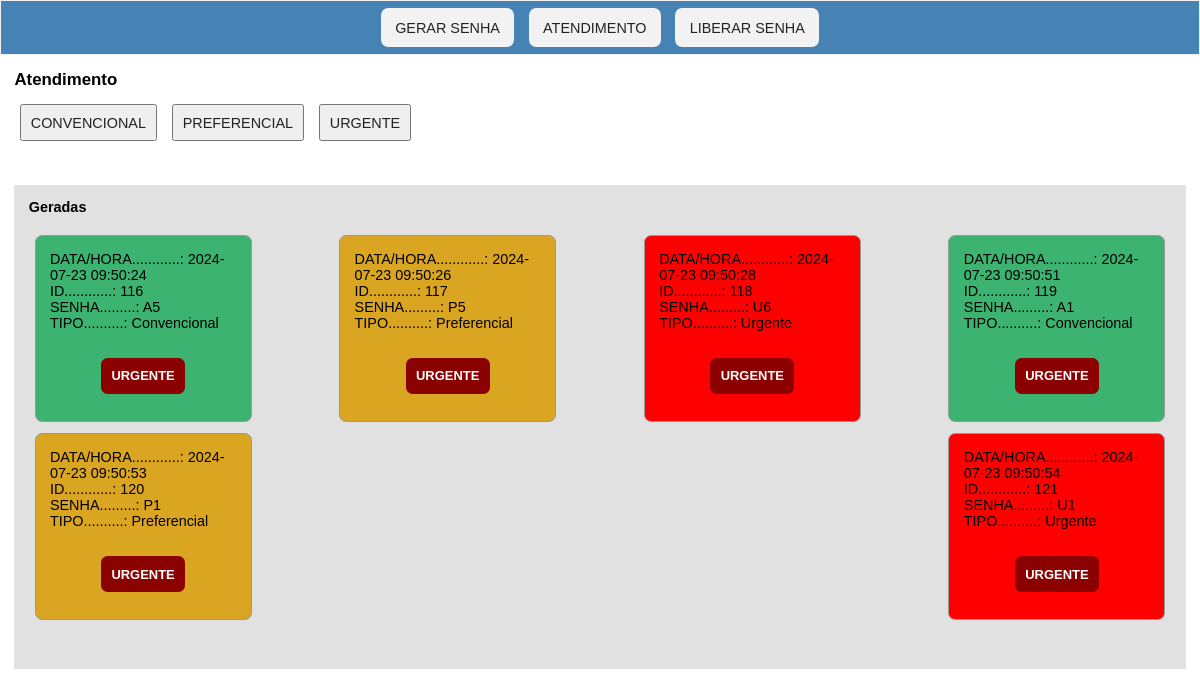
The page /atendimento.php on the database its author committed.
### tables this page shows
CREATE TABLE `senha_gerada` (
  `id` int NOT NULL,
  `senha_id` int NOT NULL,
  `estado_senha_id` int NOT NULL,
  `data_hora` datetime NOT NULL,
  `modificado` datetime DEFAULT NULL
);

CREATE TABLE `senha` (
  `id` int NOT NULL,
  `nome` varchar(20) NOT NULL,
  `estado_senha_id` int NOT NULL,
  `tipo_senha_id` int NOT NULL
);

CREATE TABLE `tipo_senha` (
  `id` int NOT NULL,
  `tipo` varchar(20) NOT NULL
);

### atendimento.php (the view, shortened to what this page needs)
<?php
    require_once('./conexao.php');
?>
<!DOCTYPE html>
<html lang="en">
<head>
    <link rel="stylesheet" href="css/styles.css">
</head>
<body>
    <?php
        include('menu.php');
    ?>
    <div class="container">
        <h3>Atendimento</h3>
        <?php
            echo " <button type='button' onclick='chamarSenha(1)'>Convencional</button>";
            echo " <button type='button' onclick='chamarSenha(2)'>Preferencial</button>";
            echo " <button type='button' onclick='chamarSenha(3)'>Urgente</button>";
        ?>
            <div class="senha-container">
                <h4>Geradas</h4>
                <div class="senhas" id="senhas">
                    <?php
                        $query_senha_emitida = "SELECT emitida.id, emitida.data_hora, livre.nome,livre.tipo_senha_id, tipo.tipo
                                                FROM senha_gerada AS emitida
                                                INNER JOIN senha AS livre ON emitida.senha_id = livre.id
                                                INNER JOIN tipo_senha AS tipo ON tipo.id = livre.tipo_senha_id
                                                WHERE emitida.estado_senha_id = 2
                                                ORDER BY id ASC";
                        $res_senha_emitida = $conn->prepare($query_senha_emitida);
                        $res_senha_emitida->execute();
                        while($row_senha_emitida = $res_senha_emitida->fetch(PDO::FETCH_ASSOC)){
                            extract($row_senha_emitida);
                            if($tipo_senha_id == 1){
                                echo "<div class='senha' id='senha-$id'>";
                                echo "DATA/HORA............: $data_hora<br>";
                                echo "ID............: $id<br>";
                                echo "SENHA.........: $nome <br>";
                                echo "TIPO..........: $tipo <br>";
                                echo "<p class='btn-senha'><button type='button' onclick='chamarUrgente($id)'>Urgente</button></p>";
                                echo "</div>";
                            }else if($tipo_senha_id == 2){
                                echo "<div class='senha-preferencial' id='senha-$id'>";
                                echo "DATA/HORA............: $data_hora<br>";
                                echo "ID............: $id<br>";
                                echo "SENHA.........: $nome <br>";
                                echo "TIPO..........: $tipo <br>";
                                echo "<p class='btn-senha'><button type='button' onclick='chamarUrgente($id)'>Urgente</button></p>";
                                echo "</div>";
                            }else{
                                echo "<div class='senha-urgente' id='senha-$id'>";
                                echo "DATA/HORA............: $data_hora<br>";
                                echo "ID............: $id<br>";
                                echo "SENHA.........: $nome <br>";
                                echo "TIPO..........: $tipo <br>";
                                echo "<p class='btn-senha'><button type='button' onclick='chamarUrgente($id)'>Urgente</button></p>";
                                echo "</div>";
                            }
                        }
                    ?>
                </div>
            </div>
        </div>
</body>
</html>

### menu.php (shortened to what this page needs)
<!DOCTYPE html>
<html lang="en">
<head>
    <link rel="stylesheet" href="css/styles.css">
</head>
<body>
</body>
</html>
<div class="menu">
    <ul>
        <li><a href="index.php">Gerar Senha</a></li>
        <li><a href="atendimento.php">Atendimento</a></li>
        <li><a href="liberar_sehna.php">Liberar Senha</a></li>
    </ul>
</div>

### css/styles.css (style rules this page uses)
* { margin: 0px; padding: 0px; box-sizing: border-box; }
body { background: #fff; font-family: 'Lucida Sans', 'Lucida Sans Regular', 'Lucida Grande', 'Lucida Sans Unicode', Geneva, Verdana, sans-serif; font-size: 0.9em; }
button { padding: 0.6em; margin: 1em 0.4em; color: #222; font-size: 1em; text-transform: uppercase; }
.menu ul { display: flex; align-items: center; justify-content: center; border: solid 1px #f1f1f1; width: 100%; background: #4682B4; }
ul li { margin: 0.5em; }
li { list-style: none; background: #f2f2f2; padding: 0.8em 1em; border-radius: 0.5em; transition: .5s; }
li a { text-decoration: none; text-transform: uppercase; color: #222; }
.container { padding: 1em; }
.senha-container { width: auto; margin: 0 auto; margin-top: 2em; margin-bottom: 2em; background: #e1e1e1; padding: 1em; }
.senha-container h4 { width: 100%; }
.senhas { display: flex; flex-wrap: wrap; align-items: center; justify-content: space-between; margin: 0 auto; margin-top: 1em; margin-bottom: 2em; }
.senha { width: 19%; height: auto; border: solid 1px #999; padding: 1em; margin: 0.4em; border-radius: 0.5em; background: #3CB371; }
.senha-preferencial { width: 19%; height: auto; border: solid 1px #999; padding: 1em; margin: 0.4em; border-radius: 0.5em; background: #DAA520; }
.senha-urgente { width: 19%; height: auto; border: solid 1px #999; padding: 1em; margin: 0.4em; border-radius: 0.5em; background: #FF0000; }
.btn-senha { width: 100%; background: transparent; margin: 1em 0 0 0; padding: 0px; text-align: center; }
.btn-senha button { border-radius: 0.5em; border: none; padding: 0.8em; font-size: 0.9em; background: #8B0000; color: #FFF; font-weight: 700; cursor: pointer; }

### rows shown on the page
senha_gerada: data_hora "2024-07-23 09:50:24", id "116", senha.nome "A5", tipo_senha.tipo "Convencional"
senha_gerada: data_hora "2024-07-23 09:50:26", id "117", senha.nome "P5", tipo_senha.tipo "Preferencial"
senha_gerada: data_hora "2024-07-23 09:50:28", id "118", senha.nome "U6", tipo_senha.tipo "Urgente"
senha_gerada: data_hora "2024-07-23 09:50:51", id "119", senha.nome "A1", tipo_senha.tipo "Convencional"
senha_gerada: data_hora "2024-07-23 09:50:53", id "120", senha.nome "P1", tipo_senha.tipo "Preferencial"
senha_gerada: data_hora "2024-07-23 09:50:54", id "121", senha.nome "U1", tipo_senha.tipo "Urgente"
